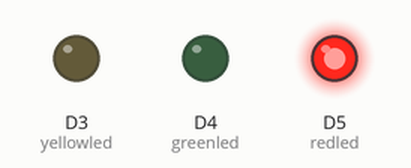
This sketch was run on a simulated ESP8266 (NodeMCU). On the bench: output pins drawn as LEDs (lit = HIGH). What the sketch prints to the serial monitor is not drawn.

Above: at 1.5 s.
At 4.5 s:
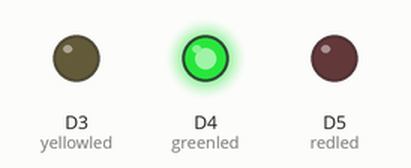
At 7.5 s:
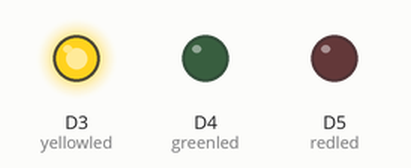
At 10.5 s:
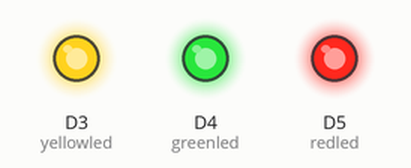
Timing chart, 0 to 20.9 s (numbered marks = the images above):
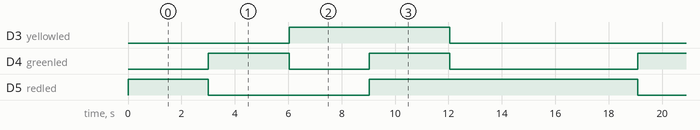

Measured:
- by itself, D3 (yellowled): alternates HIGH for 6.0 s and LOW for 10.0 s
- by itself, D4 (greenled): repeats every 16.1 s: LOW 3.0 s, HIGH 3.0 s, LOW 7.0 s, HIGH 3.0 s
- by itself, D5 (redled): repeats every 16.1 s: LOW 6.0 s, HIGH 10.0 s

The sketch:

IF_Example.ino
```cpp
/*
Simple IF, ELSE IF, ELSE example.
We make a counter that counts from 0 - 5000, and loop 5000 times before the main loop continues, and the counter starts from 0 again
As you can see it is very important to use indents in loops and IF to be able to read the code
*/

// Define the pins used for red and greed LED
#define yellowled D3
#define greenled D4
#define redled D5

// Declare general counter
int i;

// Declare counter to cont number of main loops
int x = 1;

void setup() {
  Serial.begin(115200);
  // Prepare led pins (D3, D4, D5) for out signal
  pinMode(redled, OUTPUT);
  pinMode(greenled, OUTPUT);
  pinMode(yellowled, OUTPUT);

  // Set all led pins to low
  digitalWrite(redled, LOW);
  digitalWrite(greenled, LOW);
  digitalWrite(yellowled, LOW);
}

// Start the main loop, runs forever
void loop() {

// The "for" line below contain three steps, devided by ;
// 1 set variable i to 0
// 2 do the for loop while i is less or equal to 5000
// 3 for each loop, increase i with 1
// It will loop until i = 5000
for (i=0;i<=5000;i++){
  // if i is greater than 1000 and less than 2000, the first line will kick inn and green is set to high, and the rest to low
  if ( i >= 1000 and i < 2000 ){
    // It is no problem with IFs within IFs but try to limit it to max three, or it is very easy to get lost in the code.
    // Let us make some IFs to check if the green led pin is already high, and the rest is low so that we only set green to high if it is low, and the rest low if they are high
    if ( digitalRead(greenled) == LOW ){
      digitalWrite(greenled, HIGH);
    }
     if ( digitalRead(yellowled) == HIGH ){
      digitalWrite(yellowled, LOW);
    }
     if ( digitalRead(redled) == HIGH ){
      digitalWrite(redled, LOW);
    }
  // if first statement is false, it will see if i is greater than 2000 and less than 3000, if true, yellow is set to high, and the rest to low
  } else if ( i >= 2000 and i < 3000 ){
    digitalWrite(redled, LOW);
    digitalWrite(greenled, LOW);
    digitalWrite(yellowled, HIGH);
  // if first and second statement is false, it will see if i is greater than 3000 and less than 4000, if true, all is set to high
  } else if ( i >= 3000 and i < 4000 ){
    digitalWrite(redled, HIGH);
    digitalWrite(greenled, HIGH);
    digitalWrite(yellowled, HIGH);
  // if all statements above is false, red is set to high, and the rest to low
  // this willl ocure
  } else {
    digitalWrite(redled, HIGH);
    digitalWrite(greenled, LOW);
    digitalWrite(yellowled, LOW );
  }
  // Take a small break since counting from 0 - 5000 is done faster than the blink of the eye
  delay(3);

}
Serial.println("");
Serial.println("The FOR loop is done, continue with the next main loop where i = 0 again");
Serial.println("This is loop number " + String(x) + " for the main loop");
Serial.println("");

// Increase the main loop counter by one
x++;
delay(1000);


// End of loop, start over
}
```
